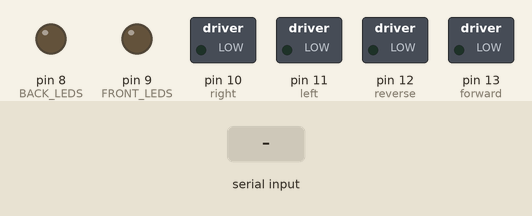
Simulated run of this sketch. Board: Arduino Uno, built with avr-gcc and run on an emulated ATmega328P. On the bench: switched loads named in the sketch (green lamp = pin HIGH), output pins drawn as LEDs (lit = HIGH). The test bench sets the inputs (shaded band).

Above: at 1.7 s.
1.8 s: "F" received over the second serial link
At 2.7 s:
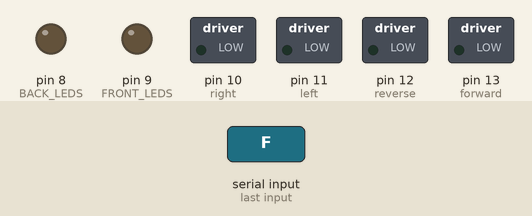
3.3 s: "B" received over the second serial link
At 3.8 s:
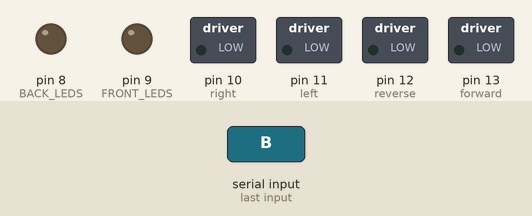
4.8 s: "R" received over the second serial link
At 6.0 s:
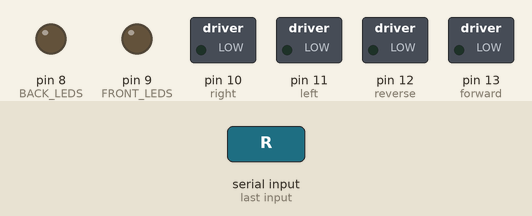
6.3 s: "L" received over the second serial link
At 7.3 s:
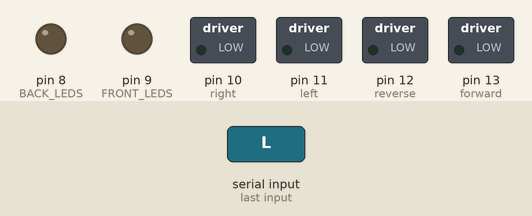
7.8 s: "u" received over the second serial link
At 8.7 s:
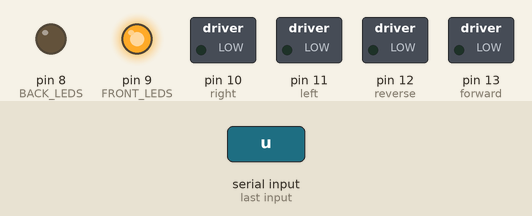
9.3 s: "j" received over the second serial link
At 9.9 s:
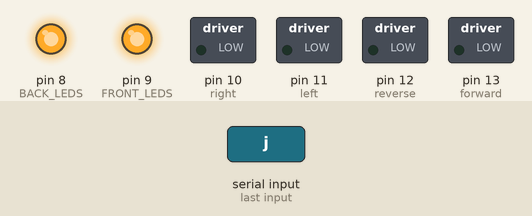
Timing chart, 0 to 11.8 s (numbered marks = the images above; inputs shaded):
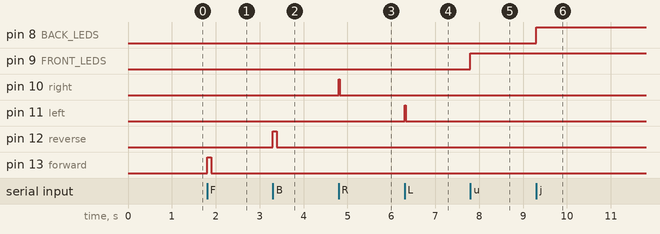

Measured:
- after the input at 1.8 s, pin 13 (forward): LOW → HIGH at once, → LOW 0.09 s later
- after the input at 3.3 s, pin 12 (reverse): LOW → HIGH at once, → LOW 0.09 s later
- after the input at 4.8 s, pin 10 (right): LOW → HIGH at once, → LOW 0.03 s later
- after the input at 6.3 s, pin 11 (left): LOW → HIGH at once, → LOW 0.03 s later
- after the input at 7.8 s, pin 9 (FRONT_LEDS): LOW → HIGH at once
- after the input at 9.3 s, pin 8 (BACK_LEDS): LOW → HIGH at once

The sketch:

rc_car_code.ino
```cpp
#include<SoftwareSerial.h> //necessary library for bluetooth TX and RX pins
SoftwareSerial hcSerial(2,3); //rx,tx

char command; // comand received from bluetooth module

void setup() {

  // bluetooth pins


  //pins for the forward/reverse DC Motor
  pinMode(13, OUTPUT); //forward
  pinMode(12, OUTPUT); //reverse


  // pins for the left/right DC Motor
  pinMode(11, OUTPUT); //left
  pinMode(10, OUTPUT); //right


  //pins for LEDS

  pinMode(9, OUTPUT); // FRONT LEDS
  pinMode(8, OUTPUT); // BACK LEDS


  delay(500);


  Serial.begin(9600);
  hcSerial.begin(9600);


}

void loop() {

  if (hcSerial.available())
  {
    command = hcSerial.read();
    hcSerial.write(command);
  }

  switch (command)
  {
    case 'F':
      {
        digitalWrite(13, HIGH);
        digitalWrite(12,LOW);
        delay(90);
        command = 's';
        break;
      }
    case 'B':
      {
        digitalWrite(12, HIGH);
        digitalWrite(13,LOW);
        delay(90);
        command = 's';
        break;
      }
    case 'R':
      {
        digitalWrite(10, HIGH);
        digitalWrite(11,LOW);
        delay(25);
        command = 's';
        break;
      }
    case 'L':
      {
        digitalWrite(11, HIGH);
        digitalWrite(10,LOW);
        delay(25);
        command = 's';
        break;
      }
    case 'u':
      {
        digitalWrite(9, HIGH); // front leds on
        break;
      }
    case 'i':
      {
        digitalWrite(9, LOW); //front leds off
        break;
      }
    case 'j':
      {
        digitalWrite(8, HIGH); //back leds on
        break;
      }
    case 'k':
      {
        digitalWrite(8, LOW); //back leds off
        break;
      }
      case 's':
      {
         digitalWrite(10,LOW);
         digitalWrite(11,LOW);
         digitalWrite(12,LOW);
         digitalWrite(13,LOW);
        break;
      }
      delay(100);


  }


}
```
